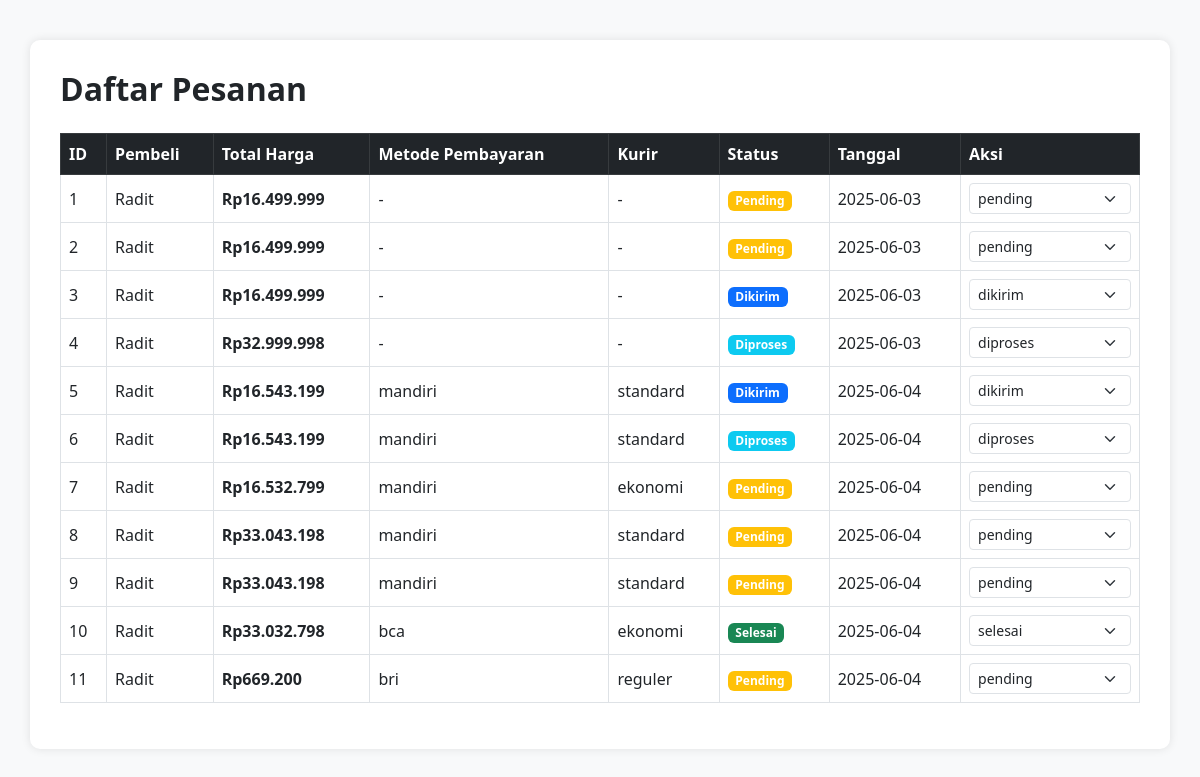
Before: /index.php/admin1/pesanan with the older database file.
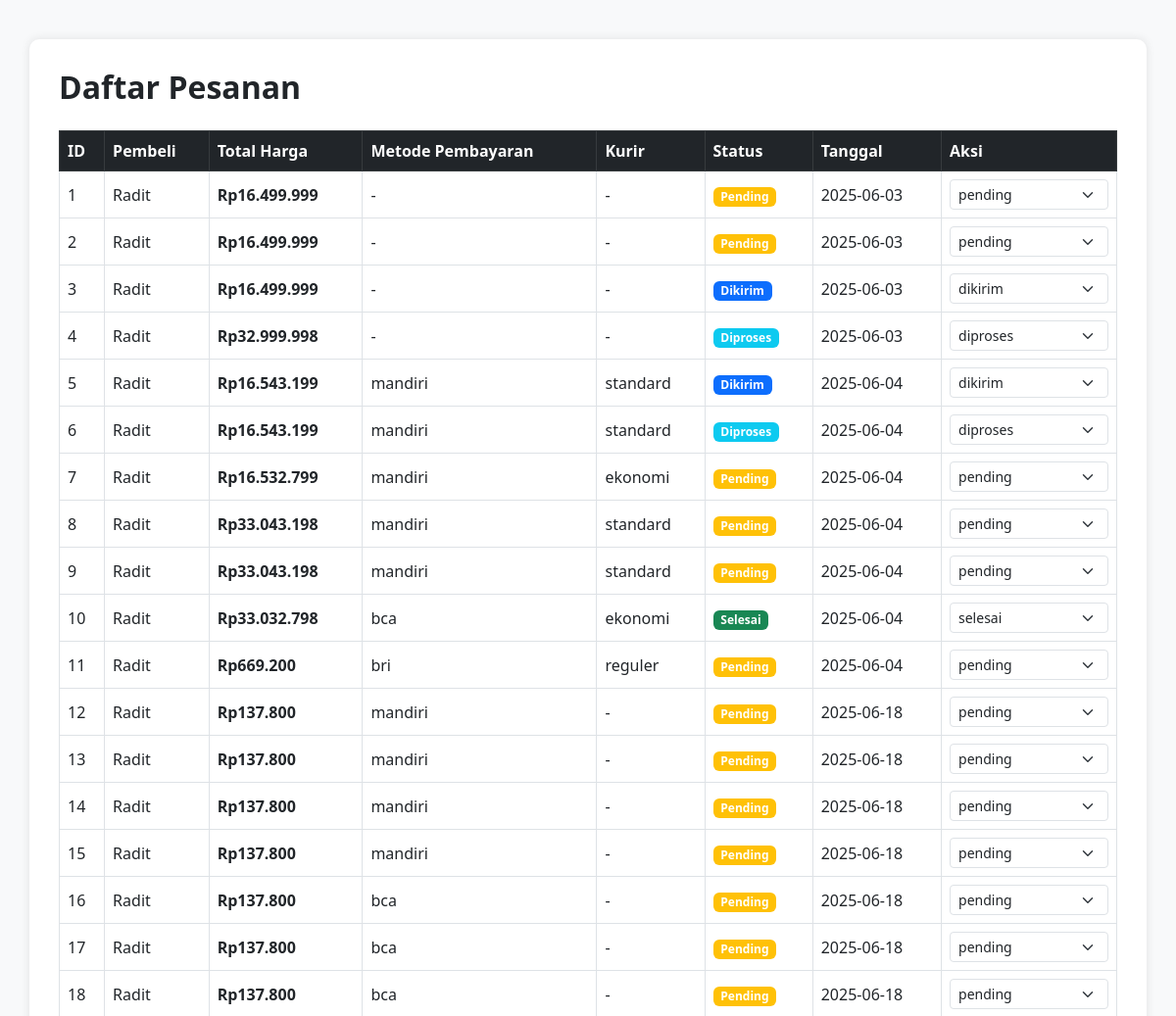
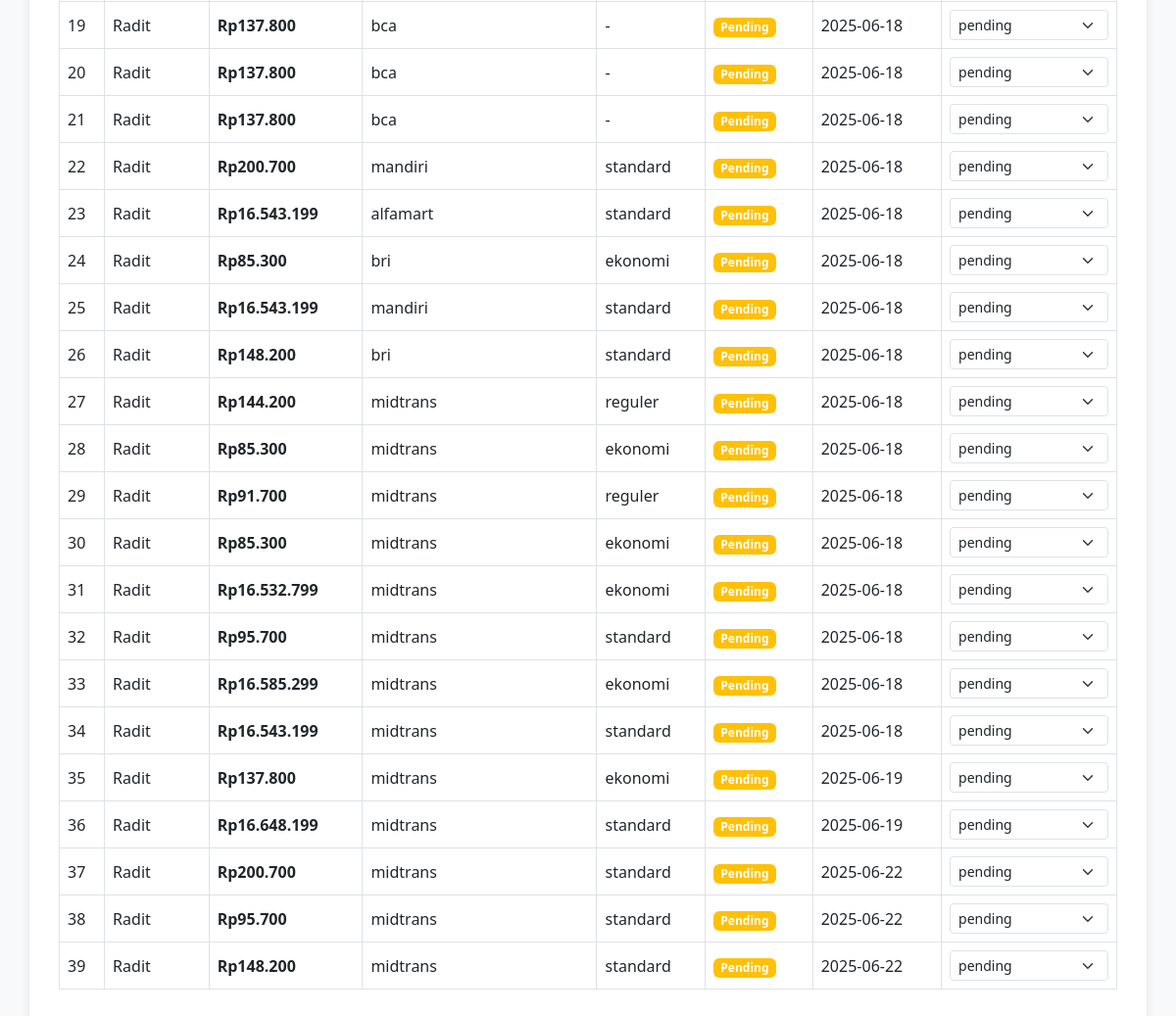
After: the same page with the newer database file (2 pictures, top to bottom).
### tables this page shows
CREATE TABLE `pesanan` (
  `id_pesanan` int(11) NOT NULL,
  `pembeli_id` int(11) NOT NULL,
  `total_harga` decimal(10,2) NOT NULL,
  `metode_pembayaran` varchar(50) DEFAULT NULL,
  `kurir` varchar(50) DEFAULT NULL,
  `status` enum('pending','diproses','dikirim','selesai','batal') DEFAULT 'pending',
  `tanggal_pembelian` date NOT NULL,
  `created_at` timestamp NOT NULL DEFAULT current_timestamp()
);

CREATE TABLE `pembeli` (
  `id_pembeli` int(11) NOT NULL,
  `nama` varchar(255) NOT NULL,
  `email` varchar(255) NOT NULL,
  `password` varchar(255) NOT NULL,
  `status` enum('aktif','nonaktif') DEFAULT 'aktif',
  `alamat` varchar(255) DEFAULT NULL,
  `nomor_hp` varchar(20) DEFAULT NULL,
  `kode_pulau` varchar(11) DEFAULT NULL,
  `kode_wilayah` varchar(13) DEFAULT NULL
);

### application/controllers/Admin1.php (called while the page is built, shortened)
<?php
class Admin1 extends CI_Controller {
    public function __construct() {
        $this->load->model('Admin1_model');
        $this->load->library('session');
        $this->load->helper(['url', 'form']);
    }
    public function pesanan() {
    $this->db->select('pesanan.*, pembeli.nama as nama_pembeli');
    $this->db->from('pesanan');
    $this->db->join('pembeli', 'pembeli.id_pembeli = pesanan.pembeli_id', 'left');
    $data['pesanan'] = $this->db->get()->result();
    $this->load->view('admin/admin1/pesanan', $data);
}
}

### index.php (called while the page is built, shortened)
<?php
require_once BASEPATH.'core/CodeIgniter.php';

### application/views/admin/admin1/Pesanan.php (the view, shortened to what this page needs)
<!DOCTYPE html>
<html lang="id">
<head>
    <link href="https://cdn.jsdelivr.net/npm/bootstrap@5.3.0/dist/css/bootstrap.min.css" rel="stylesheet">
</head>
<body>
<div class="container">
    <h2><i class="bi bi-box-seam"></i> Daftar Pesanan</h2>
    <div class="table-responsive">
        <table class="table table-bordered table-hover align-middle">
            <thead class="table-dark">
                <tr>
                    <th>ID</th>
                    <th>Pembeli</th>
                    <th>Total Harga</th>
                    <th>Metode Pembayaran</th>
                    <th>Kurir</th>
                    <th>Status</th>
                    <th>Tanggal</th>
                    <th>Aksi</th>
                </tr>
            </thead>
            <tbody>
            <?php foreach ($pesanan as $p): ?>
                <tr>
                    <td><?= $p->id_pesanan ?></td>
                    <td><?= $p->nama_pembeli ?? '<em>Tidak diketahui</em>' ?></td>
                    <td><strong>Rp<?= number_format($p->total_harga, 0, ',', '.') ?></strong></td>
                    <td><?= $p->metode_pembayaran ?? '-' ?></td>
                    <td><?= $p->kurir ?? '-' ?></td>
                    <td>
                        <span class="badge bg-<?=
                            match($p->status) {
                                'pending' => 'warning',
                                'diproses' => 'info',
                                'dikirim' => 'primary',
                                'selesai' => 'success',
                                'batal' => 'danger',
                                default => 'secondary'
                            }
                        ?>"><?= ucfirst($p->status) ?></span>
                    </td>
                    <td><?= $p->tanggal_pembelian ?></td>
                    <td>
                        <form method="post" action="<?= site_url('admin1/ubah_status_pesanan/' . $p->id_pesanan) ?>">
                            <select name="status" class="form-select form-select-sm" onchange="this.form.submit()">
                                <?php
                                $status_options = ['pending', 'diproses', 'dikirim', 'selesai', 'batal'];
                                foreach ($status_options as $status) {
                                    $selected = $status === $p->status ? 'selected' : '';
                                    echo "<option value=\"$status\" $selected>$status</option>";
                                }
                                ?>
                            </select>
                        </form>
                    </td>
                </tr>
            <?php endforeach; ?>
            </tbody>
        </table>
    </div>
</div>
</body>
</html>

### application/views/admin/admin1/Pesanan.php (style rules this page uses)
body { background-color: #f8f9fa; font-family: 'Segoe UI', Tahoma, Geneva, Verdana, sans-serif; }
.container { background-color: #fff; padding: 30px; border-radius: 10px; margin-top: 40px; box-shadow: 0 0 10px rgba(0,0,0,0.1); }
h2 { font-weight: 600; margin-bottom: 25px; }
.table th, .table td { vertical-align: middle; }
.form-select { min-width: 120px; }

Changed rows visible on the page:
added pesanan: id_pesanan "12", pembeli.nama "Radit", total_harga "137.800", metode_pembayaran "mandiri", kurir "-", status "Pending", tanggal_pembelian "2025-06-18"
added pesanan: id_pesanan "13", pembeli.nama "Radit", total_harga "137.800", metode_pembayaran "mandiri", kurir "-", status "Pending", tanggal_pembelian "2025-06-18"
added pesanan: id_pesanan "14", pembeli.nama "Radit", total_harga "137.800", metode_pembayaran "mandiri", kurir "-", status "Pending", tanggal_pembelian "2025-06-18"
added pesanan: id_pesanan "15", pembeli.nama "Radit", total_harga "137.800", metode_pembayaran "mandiri", kurir "-", status "Pending", tanggal_pembelian "2025-06-18"
added pesanan: id_pesanan "16", pembeli.nama "Radit", total_harga "137.800", metode_pembayaran "bca", kurir "-", status "Pending", tanggal_pembelian "2025-06-18"
added pesanan: id_pesanan "17", pembeli.nama "Radit", total_harga "137.800", metode_pembayaran "bca", kurir "-", status "Pending", tanggal_pembelian "2025-06-18"
added pesanan: id_pesanan "18", pembeli.nama "Radit", total_harga "137.800", metode_pembayaran "bca", kurir "-", status "Pending", tanggal_pembelian "2025-06-18"
added pesanan: id_pesanan "19", pembeli.nama "Radit", total_harga "137.800", metode_pembayaran "bca", kurir "-", status "Pending", tanggal_pembelian "2025-06-18"
added pesanan: id_pesanan "20", pembeli.nama "Radit", total_harga "137.800", metode_pembayaran "bca", kurir "-", status "Pending", tanggal_pembelian "2025-06-18"
added pesanan: id_pesanan "21", pembeli.nama "Radit", total_harga "137.800", metode_pembayaran "bca", kurir "-", status "Pending", tanggal_pembelian "2025-06-18"
added pesanan: id_pesanan "22", pembeli.nama "Radit", total_harga "200.700", metode_pembayaran "mandiri", kurir "standard", status "Pending", tanggal_pembelian "2025-06-18"
added pesanan: id_pesanan "23", pembeli.nama "Radit", total_harga "16.543.199", metode_pembayaran "alfamart", kurir "standard", status "Pending", tanggal_pembelian "2025-06-18"
added pesanan: id_pesanan "24", pembeli.nama "Radit", total_harga "85.300", metode_pembayaran "bri", kurir "ekonomi", status "Pending", tanggal_pembelian "2025-06-18"
added pesanan: id_pesanan "25", pembeli.nama "Radit", total_harga "16.543.199", metode_pembayaran "mandiri", kurir "standard", status "Pending", tanggal_pembelian "2025-06-18"
added pesanan: id_pesanan "26", pembeli.nama "Radit", total_harga "148.200", metode_pembayaran "bri", kurir "standard", status "Pending", tanggal_pembelian "2025-06-18"
added pesanan: id_pesanan "27", pembeli.nama "Radit", total_harga "144.200", metode_pembayaran "midtrans", kurir "reguler", status "Pending", tanggal_pembelian "2025-06-18"
added pesanan: id_pesanan "28", pembeli.nama "Radit", total_harga "85.300", metode_pembayaran "midtrans", kurir "ekonomi", status "Pending", tanggal_pembelian "2025-06-18"
added pesanan: id_pesanan "29", pembeli.nama "Radit", total_harga "91.700", metode_pembayaran "midtrans", kurir "reguler", status "Pending", tanggal_pembelian "2025-06-18"
added pesanan: id_pesanan "30", pembeli.nama "Radit", total_harga "85.300", metode_pembayaran "midtrans", kurir "ekonomi", status "Pending", tanggal_pembelian "2025-06-18"
added pesanan: id_pesanan "31", pembeli.nama "Radit", total_harga "16.532.799", metode_pembayaran "midtrans", kurir "ekonomi", status "Pending", tanggal_pembelian "2025-06-18"
added pesanan: id_pesanan "32", pembeli.nama "Radit", total_harga "95.700", metode_pembayaran "midtrans", kurir "standard", status "Pending", tanggal_pembelian "2025-06-18"
added pesanan: id_pesanan "33", pembeli.nama "Radit", total_harga "16.585.299", metode_pembayaran "midtrans", kurir "ekonomi", status "Pending", tanggal_pembelian "2025-06-18"
added pesanan: id_pesanan "34", pembeli.nama "Radit", total_harga "16.543.199", metode_pembayaran "midtrans", kurir "standard", status "Pending", tanggal_pembelian "2025-06-18"
added pesanan: id_pesanan "35", pembeli.nama "Radit", total_harga "137.800", metode_pembayaran "midtrans", kurir "ekonomi", status "Pending", tanggal_pembelian "2025-06-19"
added pesanan: id_pesanan "36", pembeli.nama "Radit", total_harga "16.648.199", metode_pembayaran "midtrans", kurir "standard", status "Pending", tanggal_pembelian "2025-06-19"
added pesanan: id_pesanan "37", pembeli.nama "Radit", total_harga "200.700", metode_pembayaran "midtrans", kurir "standard", status "Pending", tanggal_pembelian "2025-06-22"
added pesanan: id_pesanan "38", pembeli.nama "Radit", total_harga "95.700", metode_pembayaran "midtrans", kurir "standard", status "Pending", tanggal_pembelian "2025-06-22"
added pesanan: id_pesanan "39", pembeli.nama "Radit", total_harga "148.200", metode_pembayaran "midtrans", kurir "standard", status "Pending", tanggal_pembelian "2025-06-22"
